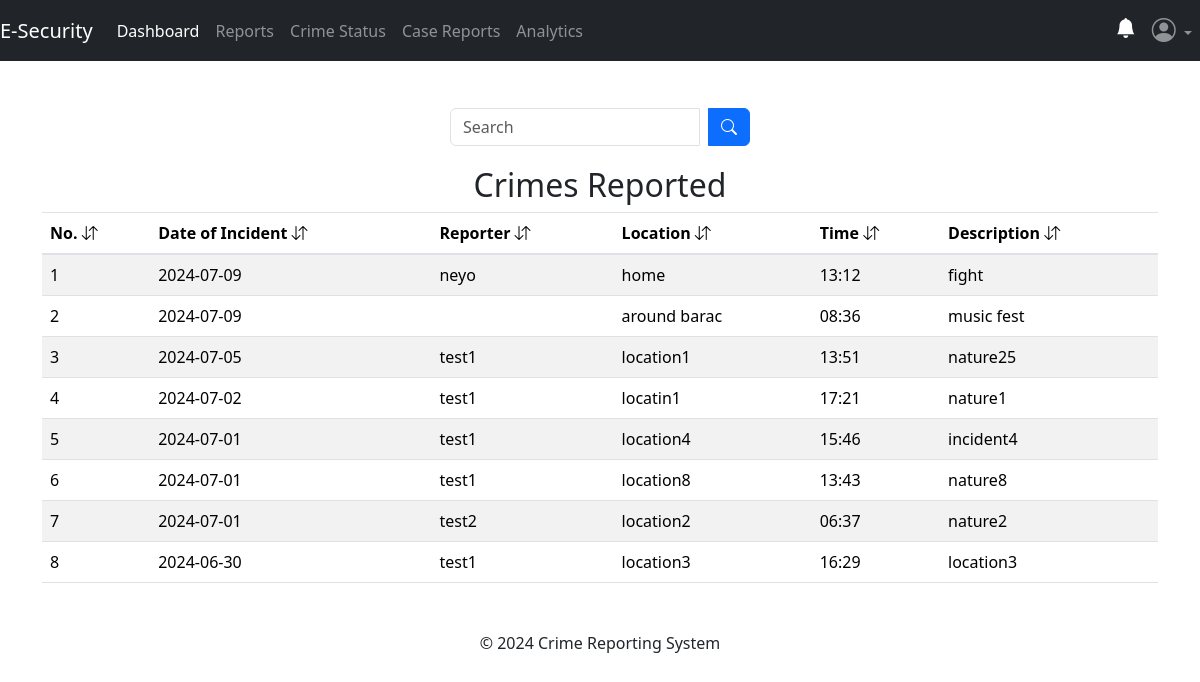
Page /admin/reports (signed in) on the earlier database version.
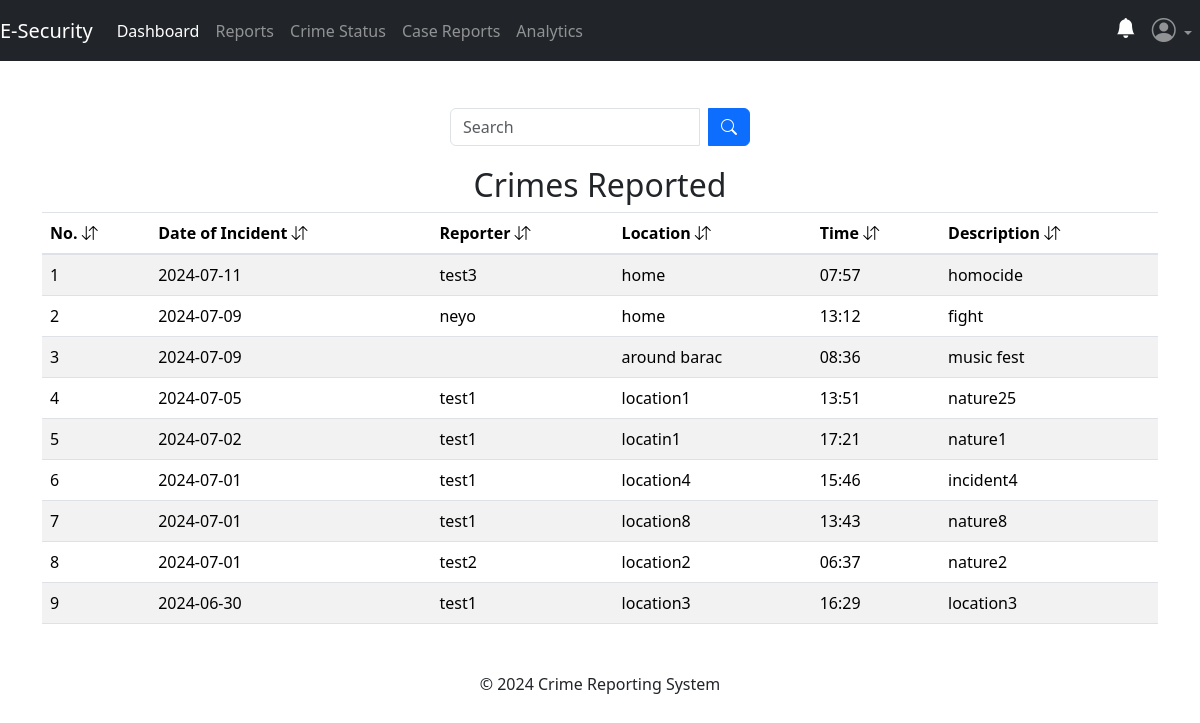
Same page on the later database version.
### app/posts/models.py (models this page shows, shortened)
class Crime(db.Model, UserMixin):
    crime_id = db.Column(db.Integer, primary_key=True)
    date_of_incident = db.Column(db.String(10), nullable=False)
    issued_by = db.Column(db.String(20), nullable=True)
    time_of_incident = db.Column(db.String(10), nullable=False)
    phonenumber = db.Column(db.String(10), nullable=True)
    incident_location = db.Column(db.Text, nullable=False)
    incident_nature = db.Column(db.Text, nullable=False)
    incident_details = db.Column(db.Text, nullable=False)
    suspect_details = db.Column(db.Text, nullable=True)
    arrest_history = db.Column(db.Text, nullable=False)
    suspect_name = db.Column(db.String(10), nullable=True)
    comments = db.Column(db.Text, nullable=True)
    crime_status = db.Column(db.String(10), nullable=True)
    latitude = db.Column(db.Float)
    longitude = db.Column(db.Float)
    crime_file_upload = db.Column(db.Text, nullable=True)
    crime_file_name = db.Column(db.Text, nullable=True)
    crime_mimetype = db.Column(db.Text, nullable=True)
    date_crime_received = db.Column(db.DateTime(timezone=True), nullable=False, default=current_time())
    reporter_id = db.Column(db.Integer, db.ForeignKey('user.id'))

### app/admins/routes.py (the view)
@admins.route('/admin/reports')
@admin_required
def reports():
    search_query = request.args.get('search_query', '')
    try:
        if search_query:
            crimes = Crime.query.filter(
                Crime.incident_location.ilike(f'%{search_query}%') |
                Crime.issued_by.ilike(f'%{search_query}%') |
                Crime.date_of_incident.ilike(f'%{search_query}%') |
                Crime.time_of_incident.ilike(f'%{search_query}%') |
                Crime.date_crime_received.ilike(f'%{search_query}%') |
                Crime.crime_status.ilike(f'%{search_query}%') |
                Crime.incident_nature.ilike(f'%{search_query}%')
            ).order_by(desc(Crime.date_crime_received)).all()
        else:
            crimes = Crime.query.order_by(desc(Crime.date_crime_received)).all()
    except Exception as e:
        current_app.logger.error(f"Database error: {str(e)}")
        flash("An error occurred while fetching reports.", "danger")
        return redirect(url_for('admins.reports'))
    if not crimes:
        flash("No reports found.", "info")
    return render_template('admin/reports.html', title='Reports Dashboard', crimes=crimes)

### app/__init__.py (called while the page is built)
@login_manager.user_loader
def load_user(user_id):
    return models.User.query.get(user_id)

### app/admins/routes.py (called while the page is built)
def admin_required(f):
    @wraps(f)
    def decorated_function(*args, **kwargs):
        if not session.get('admin_id'):
            flash('You need to be logged in as an admin to access the page.', 'danger')
            return redirect(url_for('admins.adminIndex'))
        return f(*args, **kwargs)
    return decorated_function

### app/templates/admin/reports.html (shortened to what this page needs)
{% extends 'admin/layout.html' %}
{% block content %}
<div class="container">
    <br>
    <form method="GET" action="{{ url_for('admins.reports') }}" class="search-form">
        <div class="input-group search-input">
            <input type="text" name="search_query" class="form-control" placeholder="Search">
            <div class="input-group-append ms-2">
                <button type="submit" class="btn btn-primary">
                    <i class="bi bi-search"></i>
                </button>
            </div>
        </div>
    </form>
{% if crimes %}
  <table class="table table-striped table-hover">
    <h2 style="text-align: center;">Crimes Reported</h2>
    <thead>
        <tr>
            <th scope="col">No. <i class="bi bi-arrow-down-up"></i></th>
            <th scope="col">Date of Incident <i class="bi bi-arrow-down-up"></i></th>
            <th scope="col">Reporter <i class="bi bi-arrow-down-up"></i></th>
            <th scope="col">Location <i class="bi bi-arrow-down-up"></i></th>
            <th scope="col">Time <i class="bi bi-arrow-down-up"></i></th>
            <th scope="col">Description <i class="bi bi-arrow-down-up"></i></th>
        </tr>
    </thead>
    <tbody>
        {% for crime in crimes %}
            <tr  onclick="crimeDetails('{{ crime.crime_id }}')" style="cursor: pointer;">
                <td>{{ loop.index }}</td>
                <td>{{ crime.date_of_incident }}</td>
                <td>{{ crime.issued_by }}</td>
                <td>{{ crime.incident_location }}</td>
                <td>{{ crime.time_of_incident }}</td>
                <td>{{ crime.incident_nature }}</td>
            </tr>
        {% endfor %}
    </tbody>
  </table>
{% endif %}
{% endblock content %}

Differences in the rows shown:
added Crime: date_of_incident "2024-07-11", issued_by "test3", incident_location "home", time_of_incident "07:57", incident_nature "homocide"
